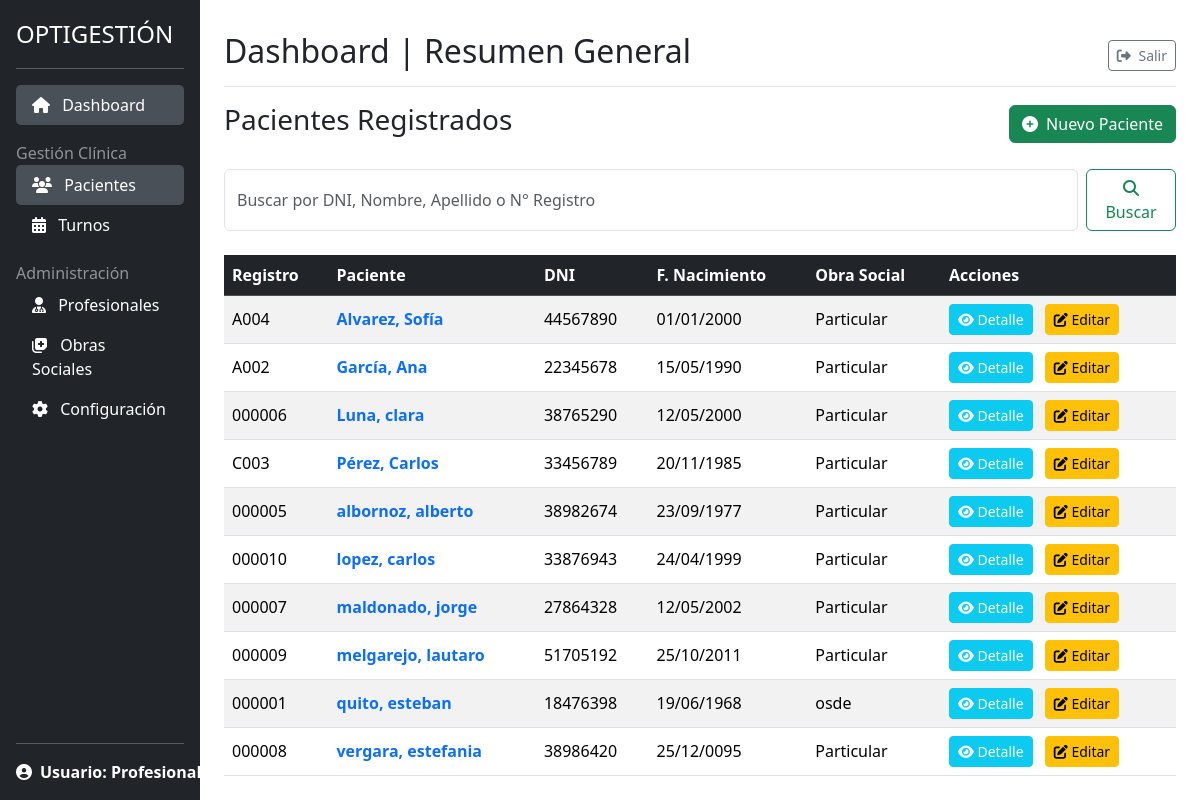
The app's page /pacientes/lista/ (signed in), older data.
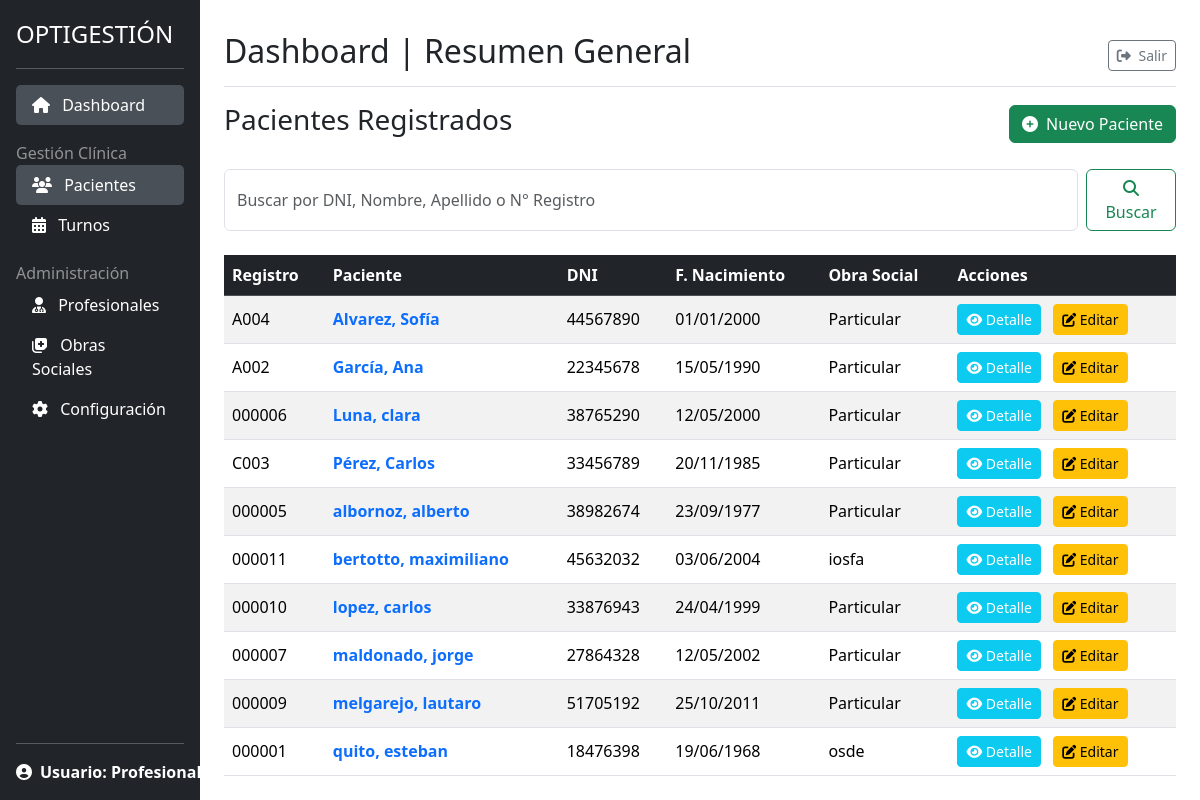
The same page, newer data.
### gestion_clinica/models.py (models this page shows, shortened)
class Paciente(models.Model):
    num_registro = models.CharField(
        max_length=6,
        unique=True,
        blank=True,
        null=True,
        editable=False,
        verbose_name='Número de Registro'
    )
    nombre = models.CharField(max_length=100)
    apellido = models.CharField(max_length=100)
    dni = models.CharField(max_length=20, unique=True)
    fecha_nacimiento = models.DateField()
    GENERO_CHOICES = [('M', 'Masculino'), ('F', 'Femenino'), ('O', 'Otro')]
    genero = models.CharField(max_length=1, choices=GENERO_CHOICES)
    telefono = models.CharField(max_length=50)
    domicilio = models.CharField(max_length=255, verbose_name='Domicilio')
    obra_social = models.ForeignKey(
        ObraSocial, on_delete=models.SET_NULL, null=True, blank=True)
    num_afiliado = models.CharField(max_length=50, blank=True, null=True)
    antecedentes_sistemicos = models.TextField(
        blank=True, verbose_name="Antecedentes Sistémicos")
    antecedentes_oftalmologicos = models.TextField(
        blank=True, verbose_name="Antecedentes Oftalmológicos")
    class Meta:
        ordering = ['apellido', 'nombre']

class ObraSocial(models.Model):
    nombre = models.CharField(max_length=150, unique=True)
    siglas = models.CharField(max_length=20, blank=True, null=True)
    def __str__(self):
        return self.nombre
    class Meta:
        verbose_name = "Obra Social"
        verbose_name_plural = "Obras Sociales"
        ordering = ['nombre']

### gestion_clinica/views.py (the view)
# urls.py: path('lista/', views.PacienteListView.as_view(), name='lista_pacientes'),
class PacienteListView(LoginRequiredMixin, ListView):
    model = Paciente
    template_name = 'gestion_clinica/paciente_list.html'
    context_object_name = 'pacientes'
    paginate_by = 10
    def get_queryset(self):
        queryset = super().get_queryset()
        query = self.request.GET.get('q')
        if query:
            queryset = queryset.filter(
                Q(dni__icontains=query) |
                Q(apellido__icontains=query)
            ).distinct()  # Evita resultados duplicados
        return queryset

### gestion_clinica/templates/gestion_clinica/paciente_list.html (shortened to what this page needs)
{% extends "gestion_clinica/base.html" %}
{% block content %}
<div class="d-flex justify-content-between align-items-center mb-4">
    <h1 class="h3">Pacientes Registrados</h1>
    <a href="{% url 'gestion_clinica:crear_paciente' %}" class="btn btn-success">
        <i class="fas fa-plus-circle me-1"></i> Nuevo Paciente
    </a>
</div>
<div class="row mb-4">
    <div class="col-12">
        <form method="GET" class="d-flex" action="{% url 'gestion_clinica:lista_pacientes' %}">
            <input class="form-control me-2"
                    type="search"
                    placeholder="Buscar por DNI, Nombre, Apellido o N° Registro"
                    aria-label="Search"
                    name="q"
                    value="{{ query }}">
            <button class="btn btn-outline-success" type="submit"><i class="fas fa-search"></i> Buscar</button>
        </form>
    </div>
</div>
{% if pacientes %}
<div class="table-responsive">
    <table class="table table-striped table-hover align-middle">
        <thead class="table-dark">
            <tr>
                <th>Registro</th>
                <th>Paciente</th>
                <th>DNI</th>
                <th>F. Nacimiento</th>
                <th>Obra Social</th>
                <th>Acciones</th>
            </tr>
        </thead>
        <tbody>
            {% for paciente in pacientes %}
            <tr data-href="{% url 'gestion_clinica:detalle_paciente' pk=paciente.pk %}" style="cursor: pointer;">
                <td>{{ paciente.num_registro }}</td>
                <td><a href="{% url 'gestion_clinica:detalle_paciente' pk=paciente.pk %}" class="text-decoration-none fw-bold">{{ paciente.apellido }}, {{ paciente.nombre }}</a></td>
                <td>{{ paciente.dni }}</td>
                <td>{{ paciente.fecha_nacimiento|date:"d/m/Y" }}</td>
                <td>{{ paciente.obra_social|default:"N/A" }}</td>
                <td>
                    <a href="{% url 'gestion_clinica:detalle_paciente' pk=paciente.pk %}" class="btn btn-sm btn-info text-white me-2"><i class="fas fa-eye"></i> Detalle</a>
                    <a href="{% url 'gestion_clinica:editar_paciente' pk=paciente.pk %}" class="btn btn-sm btn-warning"><i class="fas fa-edit"></i> Editar</a>
                </td>
            </tr>
            {% endfor %}
        </tbody>
    </table>
</div>
{% endif %}
{% endblock content %}

Row changes from the older to the newer data that the page shows:
no longer on this page (row unchanged): Paciente: num_registro "000008", apellido "vergara", nombre "estefania", dni "38986420", fecha_nacimiento "25/12/0095", obra_social "Particular"
added Paciente: num_registro "000011", apellido "bertotto", nombre "maximiliano", dni "45632032", fecha_nacimiento "03/06/2004", obra_social "iosfa"
